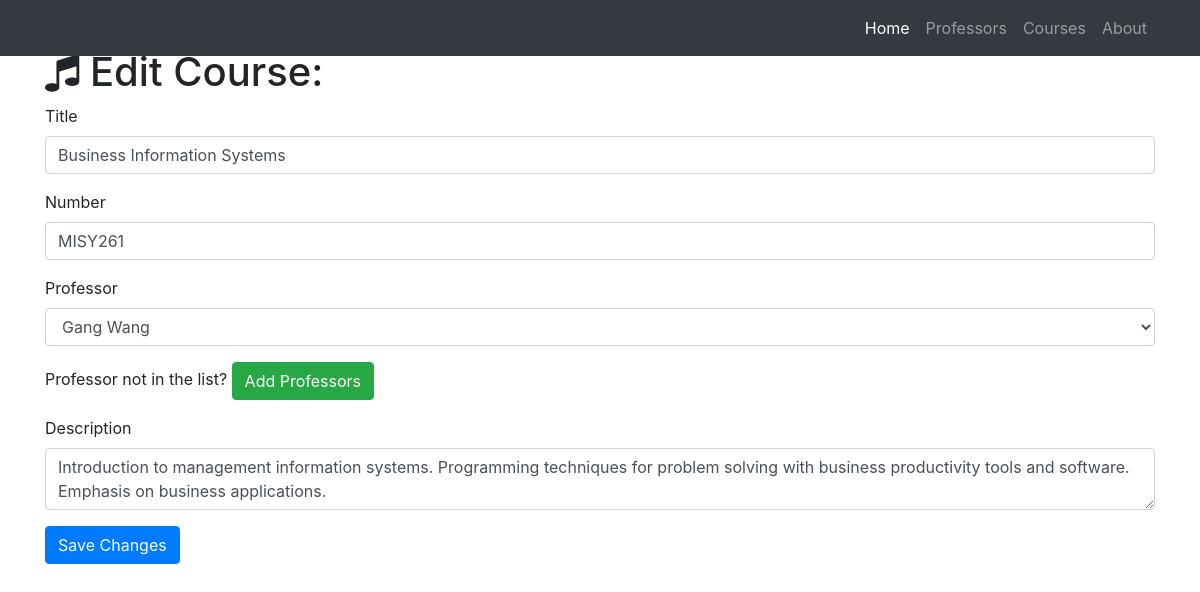
Page /course/edit/4 on the committed database.
### coursebase.py (models this page shows)
class Course(db.Model):
    __tablename__ = 'courses'
    id = db.Column(db.Integer, primary_key=True)
    title = db.Column(db.String(256))
    number = db.Column(db.Integer)
    description = db.Column(db.Text)
    professor_id = db.Column(db.Integer, db.ForeignKey('professors.id'))

### coursebase.py (the view, shortened to what this page needs)
@app.route('/course/edit/<int:id>', methods=['GET', 'POST'])
def edit_course(id):
    course = Course.query.filter_by(id=id).first()
    professors = Professor.query.all()
    if request.method == 'GET':
        return render_template('course-edit.html', course=course, professors=professors)

### templates/course-edit.html (shortened to what this page needs)
{% extends "homebase.html"%}
{% block page_content%}
  <div class="container">
    <h1 class="mt-5"><i class="fa fa-music" aria-hidden="true"></i> Edit Course:</h1>
    <form action="/course/edit/{{course.id}}" method="post">
      <div class="form-group">
        <label>Title</label>
        <input class="form-control" type="text" name="title" value="{{course.title}}" required="true">
      </div>
      <div class="form-group">
        <label>Number</label>
        <input class="form-control" type="text" name="number" value="{{course.number}}" required="true">
      </div>
      <div class="form-group">
        <label>Professor</label>
        <select class="form-control" name="professor">
          {% for professor in professors %}
            {% if professor == course.professor %}
              <option selected="selected">{{professor.name}}</option>
            {% else %}
              <option>{{professor.name}}</option>
            {% endif %}
          {% endfor %}
        </select>
      </div>
      <div class="form-group">
        Professor not in the list? <a href="/professor/add" class="btn btn-success" role="button" aria-disabled="true">Add Professors</a>
      </div>
      <div class="form-group">
        <label>Description</label>
        <textarea class="form-control" name="description" required="true">{{course.description}}</textarea>
      </div>
      <button type="submit" class="btn btn-primary">Save Changes</button>
    </form>
  </div>
{% endblock%}

### rows in the picture
Course: title "Business Information Systems", number "MISY261", description "Introduction to management information systems. Programming techniques for problem solving with business productivity tools and software. Emphasis on business applications."

### other values in the picture
form field professor "Gang Wang"
